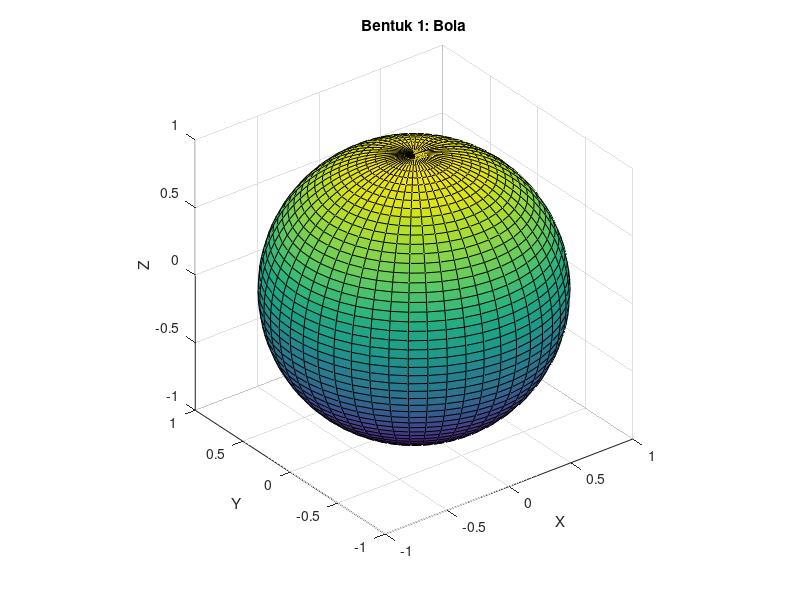
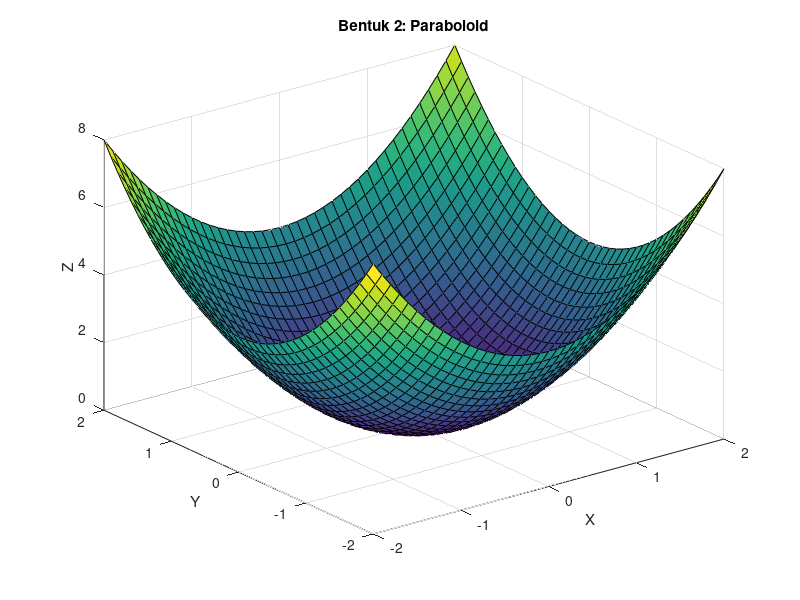
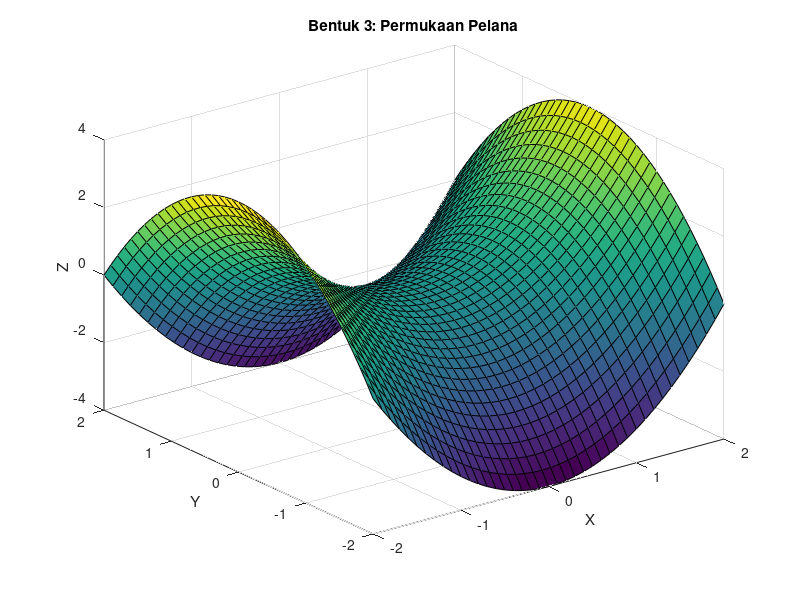
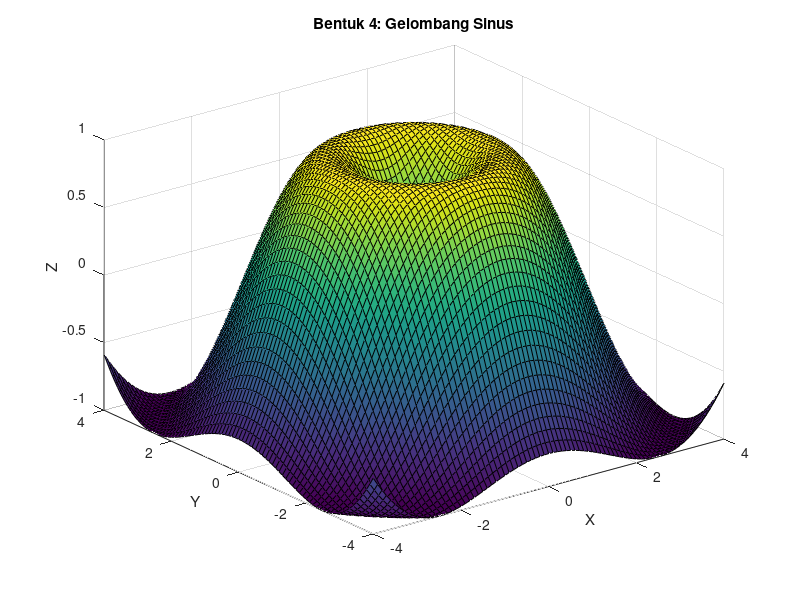

These charts were generated, in order, by the following MATLAB code: (Note: this script raises an error after producing the figures.)
% Bentuk 1: Bola(Sphere)
figure;
[x, y, z] = sphere(50);
surf(x, y, z)
title('Bentuk 1: Bola')
axis equal
xlabel('X'); ylabel('Y'); zlabel('Z');

% Bentuk 2: Paraboloid
figure;
[x, y] = meshgrid(-2:0.1:2, -2:0.1:2);
z = x.^2 + y.^2;
surf(x, y, z)
title('Bentuk 2: Paraboloid')
xlabel('X'); ylabel('Y'); zlabel('Z');

% Bentuk 3: Saddle Surface (Permukaan Pelana)
figure;
[x, y] = meshgrid(-2:0.1:2, -2:0.1:2);
z = x.^2 - y.^2;
surf(x, y, z)
title('Bentuk 3: Permukaan Pelana')
xlabel('X'); ylabel('Y'); zlabel('Z');

% Bentuk 4: Gelombang Sinus 3D
figure;
[x, y] = meshgrid(-4:0.1:4, -4:0.1:4);
z = sin(sqrt(x.^2 + y.^2));
surf(x, y, z)
title('Bentuk 4: Gelombang Sinus')
xlabel('X'); ylabel('Y'); zlabel('Z');

% Bentuk 5: Kerucut (Cone)
figure;
[x, y] = meshgrid(-2:0.1:2, -2:0.1:2);
z = sqrt(x.^2 + y.^2);
surf(x, y, z)
title('Bentuk 5: Kerucut')
xlabel('X'); ylabel('Y'); zlabel('Z');

% Bentuk 6: Torus (Donat)
figure;
theta = linspace(0, 2*pi, 50);
phi = linspace(0, 2*pi, 50);
[theta, phi] = meshgrid(theta, phi);
R = 2; r = 0.5;
x = (R + r.*cos(phi)) .* cos(theta);
y = (R + r.*cos(phi)) .* sin(theta);
z = r .* sin(phi);
surf(x, y, z)
title('Bentuk 6: Torus')
xlabel('X'); ylabel('Y'); zlabel('Z');
axis equal

% Bentuk 7: Permukaan Sin-Cos
figure;
[x, y] = meshgrid(-5:0.25:5, -5:0.25:5);
z = sin(x) .* cos(y);
surf(x, y, z)
title('Bentuk 7: Permukaan Sin-Cos')
xlabel('X'); ylabel('Y'); zlabel('Z');

% Bentuk 8: Permukaan Gaussian
figure;
[x, y] = meshgrid(-3:0.1:3, -3:0.1:3);
z = exp(-x.^2 - y.^2);
surf(x, y, z)
title('Bentuk 8: Gaussian')
xlabel('X'); ylabel('Y'); zlabel('Z');

% Bentuk 9: Heliks 3D
figure;
t = linspace(0, 10*pi, 1000);
x = cos(t);
y = sin(t);
z = t;
plot3(x, y, z)
title('Bentuk 9: Heliks')
xlabel('X'); ylabel('Y'); zlabel('Z');
grid on

% Bentuk 10: Permukaan Cosinus Bergelombang 
figure;
[x, y] = meshgrid(-4:0.1:4, -4:0.1:4);
z = cos(x) + cos(y);
surf(x, y, z)
title('Bentuk 10: Cosinus Bergelombang')
xlabel('X'); ylabel('Y'); zlabel('Z');

% Bentuk 11: Piramida
figure;
[x, y] = meshgrid(-1:0.05:1, -1:0.05:1);
z = 1 - max(abs(x), abs(y));
z(z < 0) = NaN; % Hindari area negatif
surf(x, y, z)
title('Bentuk 11: Piramida')
xlabel('X'); ylabel('Y'); zlabel('Z');

% Bentuk 12: Spiral Shell (Kerang Laut Parametrik)
figure;
theta = linspace(0, 4*pi, 200);
phi = linspace(0, 2*pi, 50);
[theta, phi] = meshgrid(theta, phi);
a = 0.2;
b = 0.6;
c = 0.1;
x = (a + b.*theta.*cos(phi)) .* cos(theta);
y = (a + b.*theta.*cos(phi)) .* sin(theta);
z = c*theta + b.*theta.*sin(phi);
surf(x, y, z)
title('Bentuk 12: Spiral Shell')
xlabel('X'); ylabel('Y'); zlabel('Z');

% Bentuk 13: Permukaan Saddle Tingkat Lanjut (Monkey Saddle)
figure;
[x, y] = meshgrid(-2:0.05:2, -2:0.05:2);
z = x.^3 - 3*x.*y.^2;
surf(x, y, z)
title('Bentuk 13: Monkey Saddle')
xlabel('X'); ylabel('Y'); zlabel('Z');

% Bentuk 14: Love
% volume data
step = 0.05;
[X,Y,Z] = meshgrid(-3:step:3, -3:step:3, -3:step:3);
F = (-(X.^2).*(Z.^3)-(9/80).*(Y.^2).*(Z.^3))+((X.^2)+(9/4).*(Y.^2)+(Z.^2)-1).^3;
% shaded surface
isosurface(X,Y,Z,F,0)
lighting phong
axis equal
view(-39,30)
set(gcf, 'Color','w')
colormap flag
title('Bentuk 14: Hati')

% Bentuk 15: Spiral Heliks Bergelombang
figure;
t = linspace(0, 6*pi, 200);
z = linspace(0, 5, 200);
r = 1 + 0.5 * sin(5*t);  % variasi jari-jari
x = r .* cos(t);
y = r .* sin(t);
plot3(x, y, z, 'LineWidth', 2)
grid on
title('Bentuk 15: Spiral Heliks Bergelombang')
xlabel('X'); ylabel('Y'); zlabel('Z');
axis equal

% Bentuk 16: Bintang Laut
clc; clear; close all;
% Parameter grid
theta = linspace(0, 2*pi, 200);   % Sudut polar
r = linspace(0, 1, 100);          % Jari-jari
[theta, r] = meshgrid(theta, r);
% Bentuk bintang laut dengan 5 lengan
arms = 5;
rho = r .* (1 + 0.3 * sin(arms * theta));  
% Konversi ke koordinat Cartesian
x = rho .* cos(theta);
y = rho .* sin(theta);
% Bentuk permukaan 3D melengkung
z = 0.2 * (1 - r.^2) .* cos(arms * theta);
% Plot permukaan
figure;
surf(x, y, z, z, 'EdgeColor', 'none');
colormap(jet); 
shading interp
% Tampilan dan pencahayaan
axis equal
view(3);
xlabel('X'); ylabel('Y'); zlabel('Z');
camlight headlight
lighting phong
% Judul dan properti teks
title('Bentuk 16: Bintang Laut', 'FontSize', 14, 'FontWeight', 'bold');
